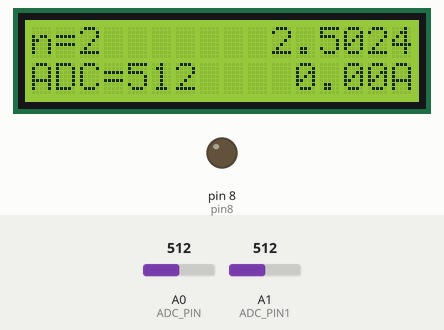
Recording of a sketch running on a simulated Arduino Uno, built with avr-gcc and run on an emulated ATmega328P. Shown: 16×2 character LCD, output pins drawn as LEDs (lit = HIGH). The inputs (shaded band) are chosen by the test bench; at power-on: A1 (ADC_PIN1) = 512, A0 (ADC_PIN) = 512. Storage starts empty; pins used as bus, display or sensor lines are not drawn.

Above: at 4.0 s.
4.1 s: A1 (ADC_PIN1) set to 811
At 5.6 s:
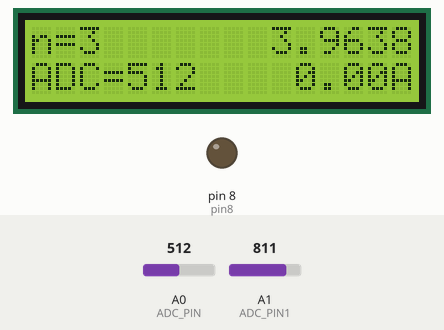
7.3 s: A1 (ADC_PIN1) set to 829
At 8.4 s:
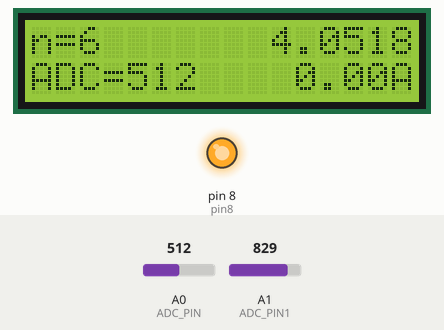
11.3 s: A0 (ADC_PIN) set to 716
At 12.6 s:
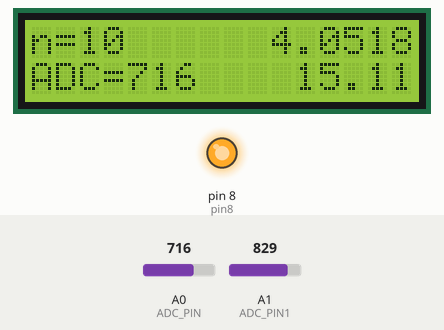
14.3 s: A0 (ADC_PIN) set to 900
At 15.6 s:
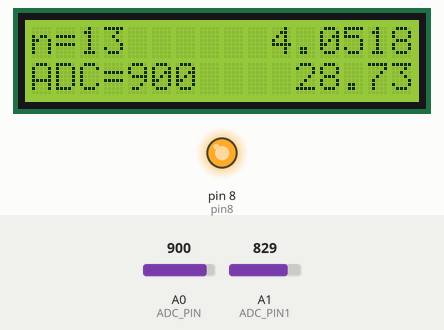
17.3 s: A1 (ADC_PIN1) set to 900
At 18.5 s:
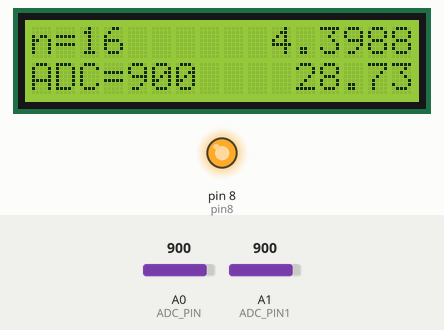
20.3 s: A0 (ADC_PIN) set to 1023
At 21.6 s:
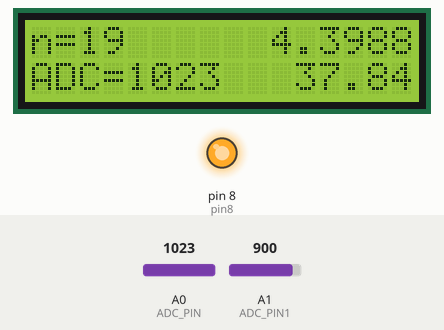
Timing chart, 0 to 23.3 s (numbered marks = the images above; inputs shaded):
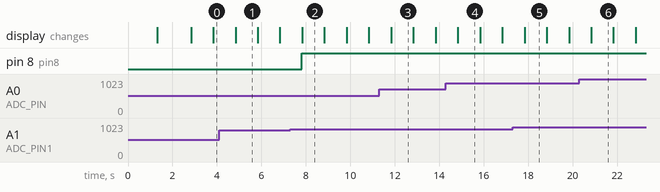

The sketch:

Blink_display_5.ino
```cpp
#include <LiquidCrystal.h>
#include <SPI.h>
#include <SD.h>

constexpr uint8_t pin8 = 8;                 // управление реле (HIGH = вкл)

// ========== НАСТРОЙКИ ПИНОВ LCD ==========
constexpr uint8_t PIN_RS = 2;
constexpr uint8_t PIN_EN = 3;
constexpr uint8_t PIN_DB4 = A2;
constexpr uint8_t PIN_DB5 = A3;
constexpr uint8_t PIN_DB6 = A4;
constexpr uint8_t PIN_DB7 = A5;

// ========== ПИН ДАТЧИКОВ ==========
constexpr uint8_t ADC_PIN  = A0;   // ACS712 (ток)
constexpr uint8_t ADC_PIN1 = A1;   // напряжение аккумулятора (прямое подключение + резистор 10к на GND)

// ========== ПИН SD (CS) ==========
constexpr uint8_t SD_CS = 7;        // PD7, физическая нога 13 ATmega328P

// ========== ПАРАМЕТРЫ ACS712 (30A) ==========
const float V_REF       = 5.0;      // опорное напряжение AREF (должно быть 5.000 В)
const float SENSITIVITY = 0.066;    // 66 мВ/А

// ========== ИНТЕРВАЛ ИЗМЕРЕНИЙ (мс) ==========
constexpr unsigned long INTERVAL_MS = 1000;   // 1 секунда

// ========== ПОРОГИ ВКЛЮЧЕНИЯ/ВЫКЛЮЧЕНИЯ РЕЛЕ ==========
const float VOLTAGE_ON  = 4.0;      // выше этого – включить нагрузку (один раз)
const float VOLTAGE_OFF = 3.0;      // ниже этого – выключить и больше не включать

// ========== ГЛОБАЛЬНЫЕ ПЕРЕМЕННЫЕ ==========
LiquidCrystal lcd(PIN_RS, PIN_EN, PIN_DB4, PIN_DB5, PIN_DB6, PIN_DB7);
unsigned long n = 0;
unsigned long lastTime = 0;
int zeroADC = 512;
bool sdOk = false;

// ========== SETUP ==========
void setup() {
  lcd.begin(16, 2);
  analogReference(EXTERNAL);

  // Калибровка нуля ACS712
  lcd.print("Calibrating...");
  delay(1000);
  long sum = 0;
  for (int i = 0; i < 100; i++) {
    sum += analogRead(ADC_PIN);
    delay(2);
  }
  zeroADC = sum / 100;
  lcd.clear();

  // ----- Инициализация SD -----
  lcd.setCursor(0, 0);
  lcd.print("SD init...");
  pinMode(SD_CS, OUTPUT);
  digitalWrite(SD_CS, HIGH);

  if (!SD.begin(SD_CS)) {
    lcd.setCursor(0, 1);
    lcd.print("SD card error!");
    sdOk = false;
  } else {
    lcd.setCursor(0, 1);
    lcd.print("SD OK          ");
    sdOk = true;
    // Создаём заголовок CSV с добавленной колонкой RelayState
    File dataFile = SD.open("data.csv", FILE_WRITE);
    if (dataFile) {
      if (dataFile.size() == 0) {
        dataFile.println("n,Current_A,Voltage_V,ADC_current,ADC_voltage,RelayState");
      }
      dataFile.close();
    }
  }
  delay(1500);
  lcd.clear();

  lcd.setCursor(0, 0);
  lcd.print("n=");
  lcd.setCursor(0, 1);
  lcd.print("ADC=");

  pinMode(pin8, OUTPUT);
  digitalWrite(pin8, LOW);
}

// ========== LOOP ==========
void loop() {
  unsigned long now = millis();

  if (now - lastTime >= INTERVAL_MS) {
    lastTime = now;
    n++;

    // Измерения
    int adcValue  = analogRead(ADC_PIN);
    int adcValue1 = analogRead(ADC_PIN1);

    float voltageDiff = (adcValue - zeroADC) * (V_REF / 1023.0);
    float current = voltageDiff / SENSITIVITY;
    float voltage = adcValue1 * (V_REF / 1023.0);

    // ----- Обновление LCD -----
    lcd.setCursor(2, 0);
    lcd.print("          ");
    lcd.setCursor(2, 0);
    lcd.print(n);

    lcd.setCursor(4, 1);
    lcd.print("     ");
    lcd.setCursor(4, 1);
    lcd.print(adcValue);

    lcd.setCursor(11, 1);
    lcd.print("     ");
    lcd.setCursor(11, 1);
    lcd.print(current, 2);
    lcd.print("A");

    lcd.setCursor(10, 0);
    lcd.print("     ");
    lcd.setCursor(10, 0);
    lcd.print(voltage, 4);

    // ----- Управление реле (однократное включение) -----
    static uint8_t nnn = 0;   // 0-ожидание, 1-включено, 2-выключено навсегда

    // Защита: если аккумулятор отключён (напряжение <0.5В), сбрасываем в 0
    if (voltage < 0.5) {
      nnn = 0;
      digitalWrite(pin8, LOW);
    } else {
      if (voltage > VOLTAGE_ON && nnn == 0)
        nnn = 1;
      if (voltage < VOLTAGE_OFF && nnn == 1)
        nnn = 2;
      digitalWrite(pin8, (nnn == 1) ? HIGH : LOW);
    }

    // ----- Запись на SD (всегда, если SD инициализирована) -----
    if (sdOk) {
      File dataFile = SD.open("data.csv", FILE_WRITE);
      if (dataFile) {
        dataFile.print(n);
        dataFile.print(",");
        dataFile.print(current, 3);
        dataFile.print(",");
        dataFile.print(voltage, 4);
        dataFile.print(",");
        dataFile.print(adcValue);
        dataFile.print(",");
        dataFile.print(adcValue1);
        dataFile.print(",");
        dataFile.println(nnn);   // состояние реле (0,1,2)
        dataFile.close();
      } else {
        lcd.setCursor(0, 1);
        lcd.print("SD write error ");
      }
    }
  }
}
```

Measured:
- the behaviour switches between 818 and 819 on A1 (ADC_PIN1) (found by bisection; images 1 and 2)
- after the input at 7.3 s, pin 8 (pin8): LOW → HIGH after 0.52 s
- what the display in image 1 shows lasts 1.0 s, from 4.8 s to 5.8 s
